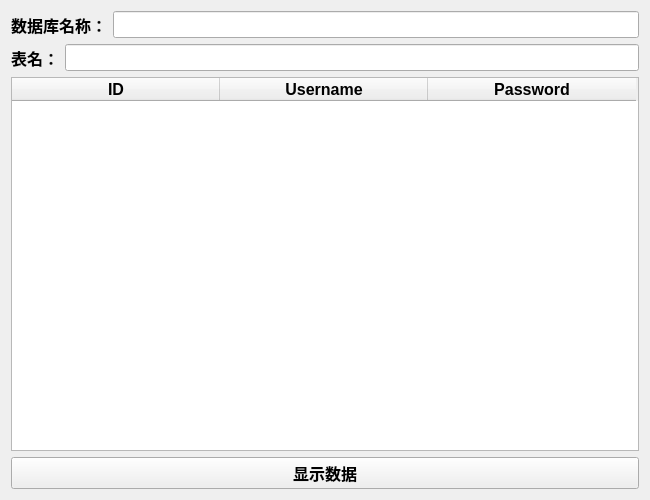
<?xml version="1.0" encoding="UTF-8"?>
<ui version="4.0">
 <class>Form</class>
 <widget class="QWidget" name="Form">
  <property name="geometry">
   <rect>
    <x>0</x>
    <y>0</y>
    <width>650</width>
    <height>500</height>
   </rect>
  </property>
  <property name="font">
   <font>
    <pointsize>12</pointsize>
    <bold>true</bold>
   </font>
  </property>
  <property name="windowTitle">
   <string>Form</string>
  </property>
  <layout class="QVBoxLayout" name="verticalLayout">
   <item>
    <layout class="QHBoxLayout" name="horizontalLayout_2">
     <item>
      <widget class="QLabel" name="label">
       <property name="text">
        <string>数据库名称：</string>
       </property>
      </widget>
     </item>
     <item>
      <widget class="QLineEdit" name="lineEdit_dbname"/>
     </item>
    </layout>
   </item>
   <item>
    <layout class="QHBoxLayout" name="horizontalLayout">
     <item>
      <widget class="QLabel" name="label_2">
       <property name="text">
        <string>表名：</string>
       </property>
      </widget>
     </item>
     <item>
      <widget class="QLineEdit" name="lineEdit_tblname"/>
     </item>
    </layout>
   </item>
   <item>
    <widget class="QTableWidget" name="tableWidget">
     <property name="lineWidth">
      <number>3</number>
     </property>
     <attribute name="horizontalHeaderDefaultSectionSize">
      <number>208</number>
     </attribute>
     <column>
      <property name="text">
       <string>ID</string>
      </property>
     </column>
     <column>
      <property name="text">
       <string>Username</string>
      </property>
     </column>
     <column>
      <property name="text">
       <string>Password</string>
      </property>
     </column>
    </widget>
   </item>
   <item>
    <widget class="QPushButton" name="pushButton">
     <property name="text">
      <string>显示数据</string>
     </property>
    </widget>
   </item>
  </layout>
 </widget>
 <resources/>
 <connections/>
</ui>
